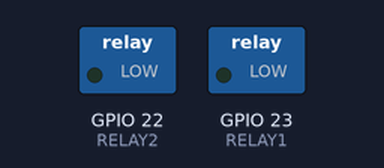
Recording of a sketch running on a simulated ESP32. On the bench: switched loads named in the sketch (green lamp = pin HIGH).

Above: at 0.5 s.
At 2.0 s:
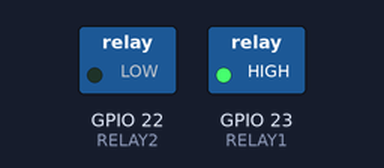
At 3.5 s:
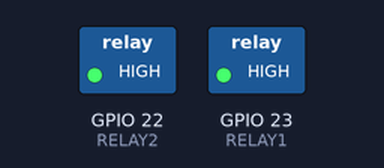
At 4.5 s:
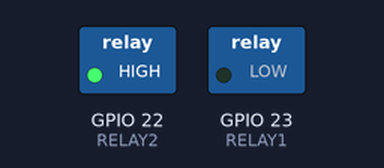
Timing chart, 0 to 5.2 s (numbered marks = the images above):
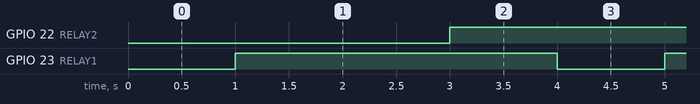

Measured:
- by itself, GPIO 22 (RELAY2), GPIO 23 (RELAY1): alternates HIGH for 3.0 s and LOW for 1.0 s
- by itself, everything shown: repeats every 32.0 s, in 32 steps

The sketch:

esp32_relay_2ch_test.ino
```cpp
#define RELAY1 23
#define RELAY2 22

void setup() {
  pinMode(RELAY1, OUTPUT);
  pinMode(RELAY2, OUTPUT);
}

void loop() {
  digitalWrite(RELAY1, LOW);
  delay(1000);
  digitalWrite(RELAY1, HIGH);
  delay(1000);
  digitalWrite(RELAY2, LOW);
  delay(1000);
  digitalWrite(RELAY2, HIGH);
  delay(1000);
}
```
